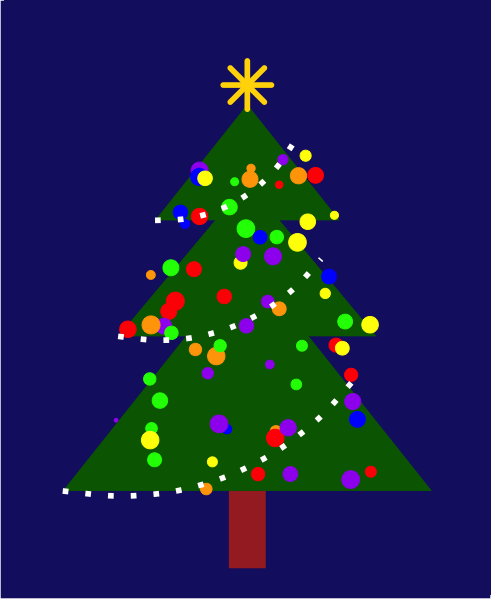

This chart was generated by the following R code:
library(ggplot2)
library(dplyr)

n <- 70

# decorations
data <- data.frame(
  y = runif(n, 0, 0.9),
  size = sample(100:300, n, replace = TRUE),
  color = sample(c("purple", "green", "blue", "red", "yellow", "orange"), n, replace = TRUE)
)

data$x <- sapply(data$y, function(y_val) {
  if (y_val < 0.4) {
    runif(1, -1 + y_val + 0.1 , 1 - y_val - 0.1)
  } else if (y_val < 0.7) {
    runif(1, -0.7 + (y_val - 0.4), 0.7 - (y_val - 0.4))
  } else {
    runif(1, -0.5 + (y_val - 0.7), 0.5 - (y_val - 0.7))
  }
})

# tree elements
base_triangle <- data.frame(x = c(-1, 0, 1), y = c(0, 0.6, 0))
middle_triangle <- data.frame(x = c(-0.7, 0, 0.7), y = c(0.4, 0.8, 0.4))
top_triangle <- data.frame(x = c(-0.5, 0, 0.5), y = c(0.7, 1, 0.7))
trunk <- data.frame(x = c(-0.1, 0.1, 0.1, -0.1), y = c(0, 0, -0.2, -0.2))
star <- data.frame(x = 0, y = 1.05)

# tree
ggplot() +
  geom_polygon(data = base_triangle, aes(x = x, y = y), fill = "darkgreen") +
  geom_polygon(data = middle_triangle, aes(x = x, y = y), fill = "darkgreen") +
  geom_polygon(data = top_triangle, aes(x = x, y = y), fill = "darkgreen") +
  geom_point(data = data, aes(x = x, y = y, size = size, color = color), alpha = 1) +
  geom_point(data = star, aes(x = x, y = y), size = 10, color = "gold", shape = 8, stroke = 3) +
  scale_color_identity() +
  geom_polygon(data = trunk, aes(x = x, y = y), fill = "brown", alpha = 1) +
  geom_curve(aes(x = -1, y = 0, xend = 0.6, yend = 0.3), color = "white", linewidth = 2, linetype = "dotted", curvature = 0.3) +
  geom_curve(aes(x = -0.7, y = 0.4, xend = 0.4, yend = 0.6), color = "white", linewidth = 2, linetype = "dotted", curvature = 0.3) +
  geom_curve(aes(x = -0.5, y = 0.7, xend = 0.25, yend = 0.9), color = "white", linewidth = 2, linetype = "dotted", curvature = 0.3) +
  theme(
    panel.background = element_rect(fill = "midnightblue"),  
    plot.background = element_rect(fill = "midnightblue")   
  ) +
  coord_cartesian(xlim = c(-1.2, 1.2), ylim = c(-0.2, 1.2)) +
  theme(
    axis.text = element_blank(),  
    axis.ticks = element_blank(), 
    axis.title = element_blank(), 
    panel.grid = element_blank(), 
    plot.margin = margin(0, 0, 0, 0)  
  ) +
  theme(legend.position = "none")
